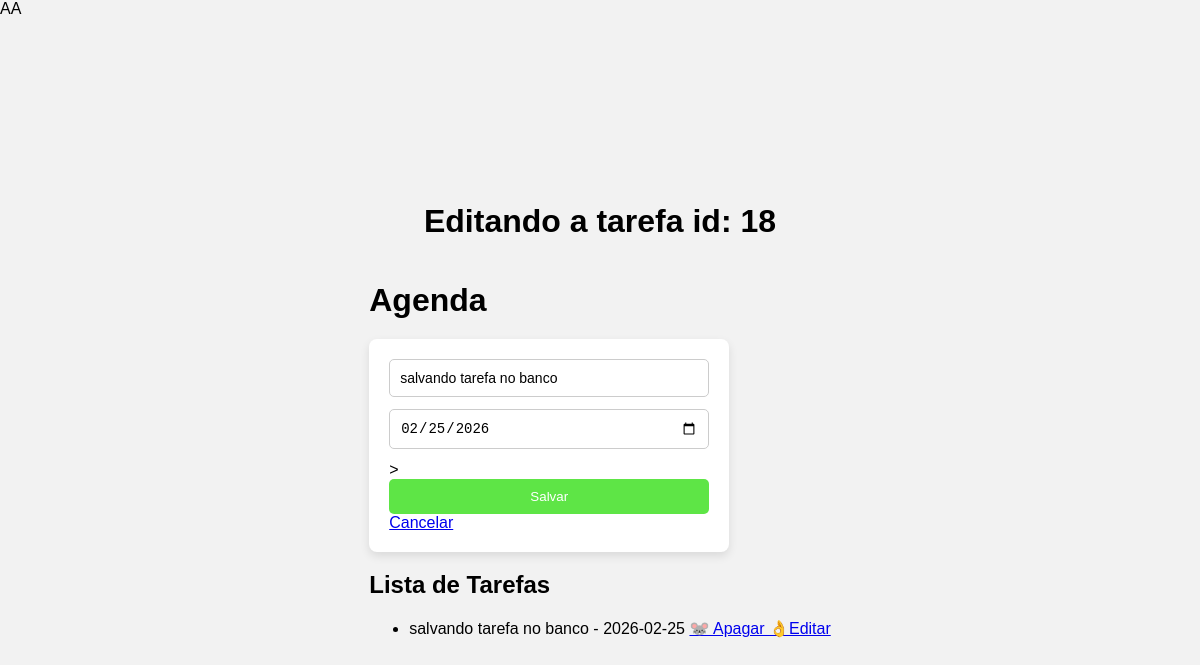
The app's page /update/18 with its own data.
### tables this page shows
CREATE TABLE tarefas (
            id INTEGER PRIMARY KEY AUTOINCREMENT,
            titulo_tarefa TEXT NOT NULL,
            data_conclusao TEXT);

### app.py (the view)
@app.route('/update/<int:idTarefa>', methods=['GET','POST'])
def update(idTarefa):
    tarefas = None
    if request.method == 'POST':
        titulo_tarefa = request.form['titulo-tarefa']
        data_conclusao = request.form['data-conclusao']
        tarefa = Tarefa(titulo_tarefa, data_conclusao,idTarefa)
        tarefa.atualizar_tarefa()
    tarefas = Tarefa.obter_tarefas()
    tarefa_selecionada = Tarefa.id(idTarefa)
    return render_template('agenda.html', titulo=f'Editando a tarefa id: {idTarefa}',
    tarefas=tarefas, tarefa_selecionada = tarefa_selecionada    )

### models/database.py (called while the page is built)
    def buscar_tudo(self, query: str, params: tuple = ()) -> list[Any]:
        self.cursor.execute(query, params)
        return self.cursor.fetchall()

    def close(self) -> None:
        self.connection.close()

    def __enter__(self) -> Self:
        return self

    def __exit__(
            self,
            exc_type: Optional[Type[BaseException]],
            exc_value: Optional[BaseException],
            tb: Optional[TracebackType]) -> None:
        if exc_type is not None:
            print('Exceção capturada no contexto')
            print(f'Tipo: {exc_type.__name__}')
            print(f'Mensagem: {exc_value}')
            print('Traceback completo:')
            traceback.print_tb(tb)
        self.close()

### models/tarefa.py (called while the page is built)
    @classmethod
    def id(cls, id: int)-> Self:
        with Database('./data/tarefas.sqlite3') as db:
            query: str = 'SELECT titulo_tarefa, data_conclusao FROM tarefas WHERE id = ?;'
            params: tuple = (id,)
            resultado = db.buscar_tudo(query, params)
            print(resultado)
            [[titulo, data]] = resultado
        return cls(id_tarefa=id, titulo_tarefa=titulo, data_conclusao=data)

    @classmethod
    def obter_tarefas(cls) -> list[Self]:
        with Database('./data/tarefas.sqlite3') as db:
            query: str = 'SELECT titulo_tarefa, data_conclusao, id FROM tarefas;'
            resultados: list[Any] = db.buscar_tudo(query)
            tarefas: list[Self] = [cls(titulo, data, id) for titulo, data, id in resultados]
            return tarefas

### templates/agenda.html
AA{% extends "base.html" %}
{% block content %}
<div class="container-principal">
    <h1 class="titulo">Agenda</h1>
    <form method="POST">
       <input type="text" name="titulo-tarefa" class="input-bonito"
              placeholder="Digite a tarefa..." value="{{tarefa_selecionada.titulo_tarefa if
                tarefa_selecionada else ''}}"required>
        <input type="date" name="data-conclusao" class="input-bonito" value="{{tarefa_selecionada.data_conclusao if
                tarefa_selecionada else ''}}"required>>
        <button type="submit" class="btn-adicionar">Salvar</button>
        {% if tarefa_selecionada %}
            <a href="{{url_for ('agenda') }}" class=" btn btn-secondary"> Cancelar </a>
        {% endif %}
    </form>
        <h2>Lista de Tarefas</h2>
        {% if tarefas %}
          <ul>
            {% for tarefa in tarefas %}
            <li>{{ tarefa.titulo_tarefa }} - {{ tarefa.data_conclusao }}
              <a href="{{url_for ('delete', idTarefa=tarefa.id_tarefa) }}"> 🐭 Apagar </a>
             <a href="{{url_for ('update', idTarefa=tarefa.id_tarefa) }}"> 👌Editar </a></li>
            {% endfor %}
          </ul>
        {% else %}
             <p>Nenhuma tarefa cadastrada.</p>
        {% endif %}
{% endblock %}

### static/style.css (style rules this page uses)
body { margin: 0; padding: 0; font-family: Arial, sans-serif; background-color: #f2f2f2; }
h1 { margin-bottom: 20px; }
form { background-color: white; padding: 20px; width: 320px; border-radius: 8px; box-shadow: 0 4px 10px rgba(0,0,0,0.1); display: flex; flex-direction: column; }
form input { margin-bottom: 12px; padding: 10px; font-size: 14px; border: 1px solid #ccc; border-radius: 5px; }
form button { padding: 10px; background-color: #5ee546; color: white; border: none; border-radius: 5px; cursor: pointer; }

### records on screen
tarefas: titulo-tarefa "salvando tarefa no banco", data-conclusao "02/25/2026", titulo_tarefa "salvando tarefa no banco", data_conclusao "2026-02-25"

### other values on screen
{{ titulo }} "Editando a tarefa id: 18"
